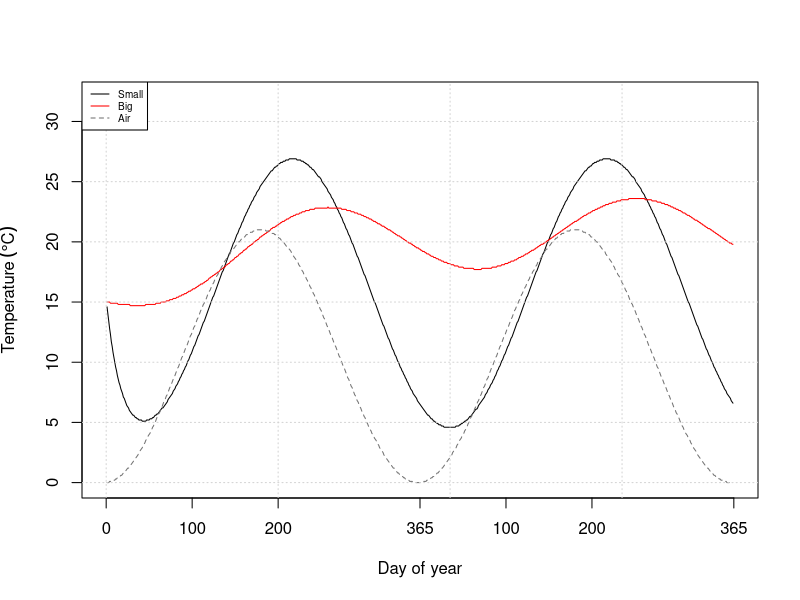

Here is the R script that generated this plot:
# Plots temperature predictions
# S. Hafner
# 2021

# Normal simulation
d01b <- read.table('temp_01_b.txt', header = FALSE, skip = 2)
d02s <- read.table('temp_02_s.txt', header = FALSE, skip = 2)
names(d01b) <- names(d02s) <- c('dos', 'doy', 'smass', 'depth', 'air', 'wall', 'floor', 'slurry')

png('slurry_temp.png', height = 4, width = 5, units = 'in', res = 600)
  #par(mfrow = c(3, 1), mar = c(4, 4.5, 2, 1))

  plot(slurry ~ dos, data = d02s, type = 'l', ylim = c(0, 32), xlab = 'Day of year', ylab = expression('Temperature'~(degree*C)), xaxt = 'n')
  axis(1, at = c(0, 100, 200, 365, 465, 565, 730), labels = c(0, 100, 200, 365, 100, 200, 365))
  lines(slurry ~ dos, data = d01b, type = 'l', col = 'red')
  lines(air ~ dos, data = d02s, type = 'l', col = 'gray45', lty = 2)
  grid()
  legend('topleft', c('Small', 'Big', 'Air'), lty = c(1, 1, 2), col = c('black', 'red', 'gray45'), cex = 0.6)

dev.off()
